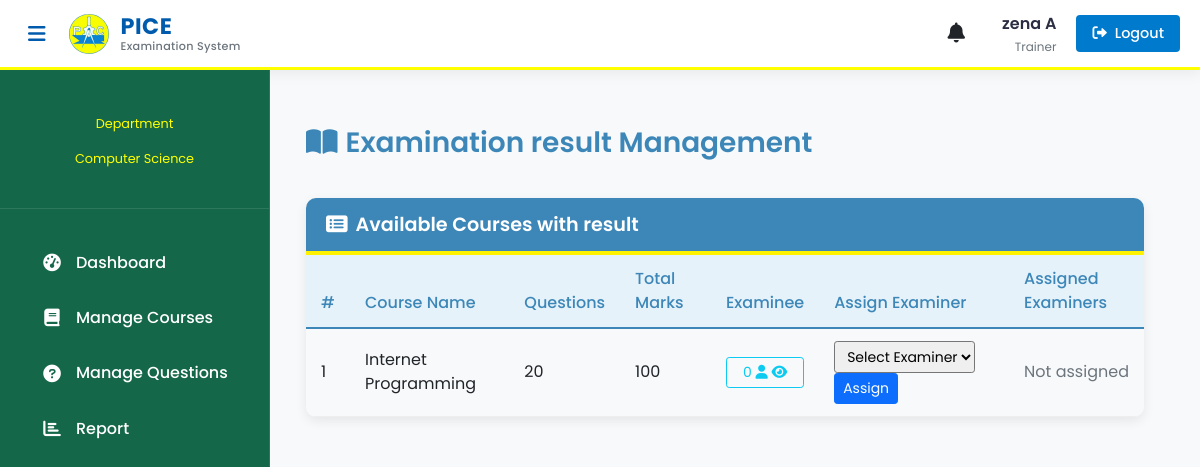
/teacher/teacher-view-exam (signed in), run on the app's committed database.
### teacher/models.py (models this page shows, shortened)
class Teacher(models.Model):
    user = models.OneToOneField(User, on_delete=models.CASCADE)
    address = models.CharField(max_length=40)
    mobile = models.CharField(max_length=20, null=False)
    status = models.BooleanField(default=True)
    salary = models.PositiveIntegerField(null=True)
    department = models.ForeignKey(
        'exam.Department',
        on_delete=models.SET_NULL,
        null=True,
        blank=False,
        related_name='teachers'
    )

### exam/models.py (models this page shows, shortened)
class Department(models.Model):
   department_name = models.CharField(max_length=100, unique=True)
   def __str__(self):
        return self.department_name

class Course(models.Model):
    course_name = models.CharField(max_length=50)
    question_number = models.PositiveIntegerField()
    total_marks = models.PositiveIntegerField(default=100)
    given_time = models.PositiveIntegerField(default=60)
    department = models.ForeignKey(Department, on_delete=models.CASCADE, related_name='course_set')
    examiners = models.ManyToManyField(Examiner, blank=True, related_name='courses')
    is_seen = models.BooleanField(default=False)

### teacher/views.py (the view, shortened to what this page needs)
# urls.py: path('teacher-view-exam', views.teacher_view_exam_view,name='teacher-view-exam'),
@login_required(login_url='teacher:teacherlogin')
@user_passes_test(is_teacher)
def teacher_view_exam_view(request):
    department = get_teacher_department(request)
    courses = QMODEL.Course.objects.filter(department=department).prefetch_related('examiners')
    examiners = EMODEL.Examiner.objects.filter(department=department)
    context = {
        'examiners': examiners,
        'courses': courses,
    }
    return render(request, 'teacher/teacher_view_exam.html', context)

### examiner/models.py (called while the page is built)
    @property
    def get_name(self):
        return self.user.first_name+" "+self.user.last_name

### teacher/views.py (called while the page is built)
def get_teacher_department(request):
    teacher = get_object_or_404(models.Teacher, user=request.user)
    return teacher.department

def is_teacher(user):
    return user.groups.filter(name='TEACHER').exists()

### templates/teacher/teacher_view_exam.html (shortened to what this page needs)
{% extends 'teacher/teacherbase.html' %}
{% load static %}
{% block content %}
<head>
  <link href="https://cdn.jsdelivr.net/npm/bootstrap@5.1.3/dist/css/bootstrap.min.css" rel="stylesheet">
  <link rel="stylesheet" href="https://cdnjs.cloudflare.com/ajax/libs/font-awesome/6.0.0/css/all.min.css">
</head>
<div class="container">
  <div class="d-flex justify-content-between align-items-center">
    <h3 class="mt-4" style="color: var(--primary-blue); font-weight: 600;">
      <i class="fas fa-book-open me-2"></i>Examination result Management
    </h3>
  </div>
  <div class="dashboard-card">
    <div class="card-header">
      <h6 class="card-title"><i class="fas fa-list-alt me-2"></i>Available Courses with result</h6>
    </div>
    <div class="table-responsive">
      <table class="table table-hover">
        <thead>
          <tr>
            <th>#</th>
            <th>Course Name</th>
            <th>Questions</th>
            <th>Total Marks</th>
            <th>Examinee</th>
            <th>Assign Examiner</th>
            <th>Assigned Examiners</th>
          </tr>
        </thead>
        <tbody>
          {% if courses %}
            {% for t in courses %}
            <tr>
              <td>{{ forloop.counter }}</td>
              <td>{{ t.course_name }}</td>
              <td>{{ t.question_number }}</td>
              <td>{{ t.total_marks }}</td>
              <td>
                <a href="{% url 'teacher:teacher-view-examinee' t.id %}"
                  class="btn btn-outline-info btn-sm d-flex justify-content-between align-items-center px-3">
                  <span>{{ t.result_set.count }} <i class="fas fa-user"></i></span>
                  <i class="fas fa-eye"></i>
                </a>
              </td>
             <td>
              <form method="post" action="{% url 'teacher:teacher-view-exam' %}">
                  <select name="examiner_id" class="form-select-sm">
                      <option value="">Select Examiner</option>
                  </select>
                  <button type="submit" name="action" value="assign" class="btn btn-sm btn-primary">Assign</button>
              </form>
          </td>
          <td>
              {% for examiner in t.examiners.all %}
                  <span class="badge bg-secondary">
                      {{ examiner.get_name }}
                      <form method="post" action="{% url 'teacher:teacher-view-exam' %}" style="display: inline;">
                          {% csrf_token %}
                          <input type="hidden" name="course_id" value="{{ t.id }}">
                          <input type="hidden" name="examiner_id" value="{{ examiner.id }}">
                          <button type="submit" name="action" value="remove" class="btn btn-sm btn-link p-0" style="color: white;">
                              <i class="fas fa-times"></i>
                          </button>
                      </form>
                  </span>
              {% empty %}
                  <span class="text-muted">Not assigned</span>
              {% endfor %}
          </td>
            </tr>
            {% endfor %}
          {% endif %}
        </tbody>
      </table>
    </div>
  </div>
</div>
{% endblock content %}

### templates/teacher/teacherbase.html (shortened to what this page needs)
<!DOCTYPE html>
{% load static %}
<html lang="en">
<head>
    <link href="https://cdn.jsdelivr.net/npm/bootstrap@5.3.0/dist/css/bootstrap.min.css" rel="stylesheet">
    <link rel="stylesheet" href="https://cdnjs.cloudflare.com/ajax/libs/font-awesome/6.4.0/css/all.min.css">
</head>
<body>
    <header class="admin-header">
        <div class="header-container">
            <div class="header-left">
                <button class="sidebar-toggle" id="sidebarToggle">
                    <i class="fas fa-bars"></i>
                </button>
                <div class="brand-logo">
                    <img src="{% static 'image/logo.jpg' %}" alt="PICE Logo" class="header-logo">
                    <div class="logo-text">
                        <span class="logo-main">PICE</span>
                        <span class="logo-sub">Examination System</span>
                    </div>
                </div>
            </div>
            <div class="header-right">
                <div class="header-right">
                    <div class="dropdown me-3">
                        <button class="btn btn-link text-dark p-0 position-relative" type="button" id="notificationDropdown" data-bs-toggle="dropdown" aria-expanded="false">
                            <i class="fas fa-bell fa-lg"></i>
                        </button>
                    </div>
                <div class="user-profile">
                    <span class="username">{{request.user.first_name}} {{request.user.last_name}}</span>
                    <div class="user-role">Trainer</div>
                </div>
                <a href="/logout" class="logout-btn">
                    <i class="fas fa-sign-out-alt"></i>
                    <span class="logout-text">Logout</span>
                </a>
            </div>
        </div>
    </header>
    <aside class="admin-sidebar">
        <div class="profile-section">
            <p class="profile-role">Department</p>
            <p class="profile-role">{{ request.user.teacher.department }}</p>
        </div>
        <nav class="sidebar-menu">
            <div class="menu-container">
                <a href="/teacher/teacher-dashboard" class="menu-item {% if request.path == '/teacher/teacher-dashboard' %}active{% endif %}">
                    <i class="fas fa-tachometer-alt"></i>
                    <span>Dashboard</span>
                </a>
                <a href="/teacher/teacher-exam" class="menu-item {% if request.path == '/teacher/teacher-exam' %}active{% endif %}">
                    <i class="fas fa-book"></i>
                    <span>Manage Courses</span>
                </a>
                <a href="/teacher/teacher-question" class="menu-item {% if request.path == '/teacher/teacher-question' %}active{% endif %}">
                    <i class="fas fa-question-circle"></i>
                    <span>Manage Questions</span>
                </a>
                <a href="/teacher/teacher-report" class="menu-item {% if request.path == '/teacher/teacher-report' %}active{% endif %}">
                    <i class="fas fa-chart-bar"></i>
                    <span>Report</span>
                </a>
            </div>
        </nav>
    </aside>
    <main class="admin-content">
        {% block content %}
        {% endblock content %}
    </main>
</body>
</html>

### templates/teacher/teacherbase.html (style rules this page uses)
:root { --yellow-primary: #FFFF00; --blue-primary: #007ACC; --blue-dark: #005BAC; --sidebar-color: #156749; --content-bg: #FFFFFF; --card-bg: #F8F9FA; --text-light: #FFFFFF; --text-dark: #2B2D42; --text-muted: #6C757D; --border-radius: 8px; --transition: all 0.3s cubic-bezier(0.25, 0.8, 0.25, 1); }
body { font-family: 'Segoe UI', system-ui, -apple-system, sans-serif; background-color: var(--content-bg); color: var(--text-dark); overflow-x: hidden; }
.admin-header { background: #FFFFFF; height: 70px; position: fixed; top: 0; left: 0; right: 0; z-index: 1000; box-shadow: 0 2px 15px rgba(0, 0, 0, 0.08); border-bottom: 3px solid var(--yellow-primary); display: flex; align-items: center; padding: 0 20px; }
.header-container { width: 100%; display: flex; justify-content: space-between; align-items: center; }
.header-left { display: flex; align-items: center; gap: 15px; }
.header-right { display: flex; align-items: center; gap: 20px; }
.sidebar-toggle { background: none; border: none; color: var(--blue-dark); font-size: 1.25rem; cursor: pointer; padding: 8px; border-radius: 4px; transition: var(--transition); }
.brand-logo { display: flex; align-items: center; gap: 12px; }
.header-logo { height: 40px; width: 40px; object-fit: contain; border-radius: 4px; }
.logo-text { display: flex; flex-direction: column; line-height: 1.2; }
.logo-main { font-weight: 700; font-size: 1.4rem; color: var(--blue-dark); letter-spacing: 0.5px; }
.logo-sub { font-size: 0.7rem; color: var(--text-muted); font-weight: 500; letter-spacing: 0.3px; }
.user-profile { text-align: right; }
.username { font-weight: 600; color: var(--text-dark); display: block; }
.user-role { font-size: 0.75rem; color: var(--text-muted); margin-top: 2px; }
.admin-sidebar { width: 270px; height: 100vh; position: fixed; top: 70px; left: 0; background: var(--sidebar-color); color: var(--text-light); transition: var(--transition); z-index: 1020; overflow-y: auto; border-right: 1px solid rgba(255, 255, 255, 0.1); padding-top: 1rem; }
.profile-section { padding: 1.5rem 1rem; text-align: center; border-bottom: 1px solid rgba(255, 255, 255, 0.1); margin-bottom: 0.5rem; }
.profile-role { font-size: 0.8rem; color: var(--yellow-primary); margin-top: 0.25rem; }
.sidebar-menu { padding: 1rem 0; }
.menu-item { display: flex; align-items: center; padding: 0.85rem 1.5rem; color: var(--text-light); text-decoration: none; transition: var(--transition); margin: 0.25rem 1rem; border-radius: var(--border-radius); font-weight: 500; gap: 0.75rem; }
.menu-item i { width: 24px; text-align: center; font-size: 1.1rem; }
.admin-content { margin-left: 250px; margin-top: 70px; padding: 2rem; min-height: calc(100vh - 70px); transition: var(--transition); background-color: var(--card-bg); }
.logout-btn { background: var(--blue-primary); color: white; border: none; padding: 8px 16px; border-radius: 4px; font-weight: 500; font-size: 0.9rem; text-decoration: none; display: flex; align-items: center; gap: 8px; transition: var(--transition); }
.logout-text { display: inline-block; }

### templates/teacher/teacher_view_exam.html (style rules this page uses)
:root { --primary-blue: #3d87b8; --primary-yellow: #FFF200; --light-blue: #E6F2FA; --dark-blue: #005A9C; }
body { font-family: 'Poppins', sans-serif; background-color: #f8f9fa; }
.form-select-sm { display: inline-block; width: auto; }
.dashboard-card { border: none; border-radius: 10px; box-shadow: 0 4px 12px rgba(0, 0, 0, 0.08); overflow: hidden; margin-top: 30px; }
.card-header { background-color: var(--primary-blue); color: white; border-radius: 0 !important; padding: 15px 20px; border-bottom: 4px solid var(--primary-yellow); }
.card-title { font-weight: 600; margin: 0; font-size: 1.2rem; }
.table { margin-bottom: 0; }
.table thead th { background-color: var(--light-blue); color: var(--primary-blue); font-weight: 500; border-bottom: 2px solid var(--primary-blue); padding: 12px 15px; }
.table tbody td { padding: 12px 15px; vertical-align: middle; border-bottom: 1px solid #eee; }

### data on the page
Course: course_name "Internet Programming", question_number "20", total_marks "100", result_set.count "0"

### other printed values
{{ request.user.first_name }} "zena"
{{ request.user.last_name }} "A"
{{ request.user.teacher.department }} "Computer Science"
